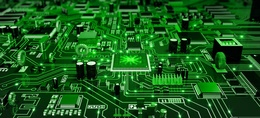
%> input picture lab3/Img3_07_1.jpg, 260 x 118 px, shrunk from 1920 x 872 before the run
$ octave lab3_1.m   (GNU Octave 9; MATLAB toolbox functions it lacks are replaced by stand-ins)
%> lines starting %> are read from the running program, lines starting %| are printed output that depends on the picture
%% 1.1. Моделирование искажения изображений с помощью шумов.
% Проведите моделирование искажения изображения путем добавления следующих шумов: гауссовский шум, шум типа «соль и перец».

imagePath = 'Img3_07_1.jpg';
originalImage = im2double(rgb2gray(imread(imagePath)));
%> originalImage: size 118x260 double; min 0, max 0.976, mean 0.254

% Параметры шумов
gaussianVar = 0.01;   % Дисперсия гауссовского шума
spDensity = 0.05;     % Плотность шума "соль и перец" (5%)

% Добавление шумов
gaussianImage = imnoise(originalImage, 'gaussian', 0, gaussianVar);
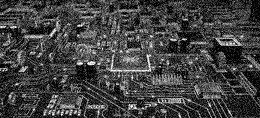
%> gaussianImage: size 118x260 double; min 0, max 1, mean 0.258
spImage = imnoise(originalImage, 'salt & pepper', spDensity);
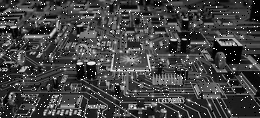
%> spImage: size 118x260 double; min 0, max 1, mean 0.266

figure;
subplot(1,3,1);
imshow(originalImage);
title('Исходное изображение');

subplot(1,3,2);
imshow(gaussianImage);
title(['Гауссовский шум (дисперсия = ', num2str(gaussianVar), ')']);

subplot(1,3,3);
imshow(spImage);
title(['Шум "соль и перец" (плотность = ', num2str(spDensity), ')']);

%% 1.2. Составьте программу, выполняющую подавление шумов с помощью масочных фильтров следующего вида:
% - среднеарифметический;
% - среднегеометрический;
% - среднегармонический;
% - медианный.

% Параметры фильтров
filterSize = [3, 3]; % Размер ядра фильтра (3x3)

% 1. Среднеарифметический фильтр
hMean = fspecial('average', filterSize);
meanGaussianImage = imfilter(gaussianImage, hMean);
meanSpImage = imfilter(spImage, hMean);

% 2. Среднегеометрический фильтр
geometricFilter = @(x) exp(mean(log(x(:) + eps))); % +eps для избежания log(0)
geomGaussianImage = nlfilter(gaussianImage, filterSize, geometricFilter);
geomSpImage = nlfilter(spImage, filterSize, geometricFilter);
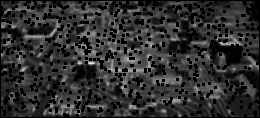
%> geomSpImage: size 118x260 double; min 2.44e-10, max 0.904, mean 0.188

% 3. Среднегармонический фильтр
harmonicFilter = @(x) numel(x) / sum(1./(x(:) + eps)); % +eps для избежания деления на 0
harmGaussianImage = nlfilter(gaussianImage, filterSize, harmonicFilter);
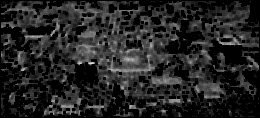
%> harmGaussianImage: size 118x260 double; min 2.22e-16, max 0.884, mean 0.145
harmSpImage = nlfilter(spImage, filterSize, harmonicFilter);

% 4. Медианный фильтр
medGaussianImage = medfilt2(gaussianImage, filterSize);
medSpImage = medfilt2(spImage, filterSize);

% Визуализация результатов для гауссовского шума
figure;
subplot(2, 3, 1);
imshow(gaussianImage);
title('Гауссовский шум');

subplot(2, 3, 2);
imshow(meanGaussianImage);
title('Среднеарифм.');

subplot(2, 3, 3);
imshow(geomGaussianImage);
title('Среднегеометр.');

subplot(2, 3, 4);
imshow(harmGaussianImage);
title('Среднегармон.');

subplot(2, 3, 5);
imshow(medGaussianImage);
title('Медианный');

% Визуализация результатов для шума "соль и перец"
figure;
subplot(2, 3, 1);
imshow(spImage);
title('Шум "соль и перец"');

subplot(2, 3, 2);
imshow(meanSpImage); title('Среднеарифм.');

subplot(2, 3, 3);
imshow(geomSpImage);
title('Среднегеометр.');

subplot(2, 3, 4);
imshow(harmSpImage);
title('Среднегармон.');

subplot(2, 3, 5);
imshow(medSpImage);
title('Медианный');

%% 1.3. Проведите исследование эффективности подавления шумов обоих видов (гауссовского и «соль и перец») при различных уровнях зашумления и при использовании фильтров различного вида.

% Параметры тестирования
gaussianVars = [0.01, 0.05, 0.1];   % Уровни гауссовского шума
spDensities = [0.01, 0.05, 0.1];    % Уровни шума "соль и перец"
psnrResults = zeros(4, 2, 3); % [фильтр, тип шума, уровень]

% Функция для расчёта Peak Signal-to-Noise Ratio
% Чем выше PSNR — тем ближе отфильтрованное изображение к исходному.
calculatePsnr = @(orig, noisy) 10 * log10(1 / mean((orig(:) - noisy(:)).^2));

% Тестирование для гауссовского шума
for i = 1:3
	gaussianImage = imnoise(originalImage, 'gaussian', 0, gaussianVars(i));
	meanImage = imfilter(gaussianImage, hMean);
	geomImage = nlfilter(gaussianImage, filterSize, geometricFilter);
	harmImage = nlfilter(gaussianImage, filterSize, harmonicFilter);
	medImage = medfilt2(gaussianImage, filterSize);

	psnrResults(1, 1, i) = calculatePsnr(originalImage, meanImage);
	psnrResults(2, 1, i) = calculatePsnr(originalImage, geomImage);
	psnrResults(3, 1, i) = calculatePsnr(originalImage, harmImage);
	psnrResults(4, 1, i) = calculatePsnr(originalImage, medImage);
end
%> this loop made 3 passes
%> pass 1, `gaussianImage = imnoise(originalImage, 'gaussian', 0, gaussianVars(i));`:
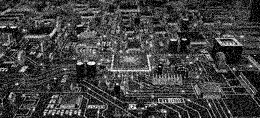
%> gaussianImage: size 118x260 double; min 0, max 1, mean 0.256
%> pass 1, `harmImage = nlfilter(gaussianImage, filterSize, harmonicFilter);`:
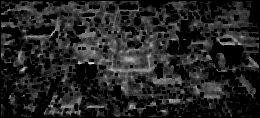
%> harmImage: size 118x260 double; min 2.22e-16, max 0.92, mean 0.145

% Тестирование для шума "соль и перец"
%> (the run ends here)
